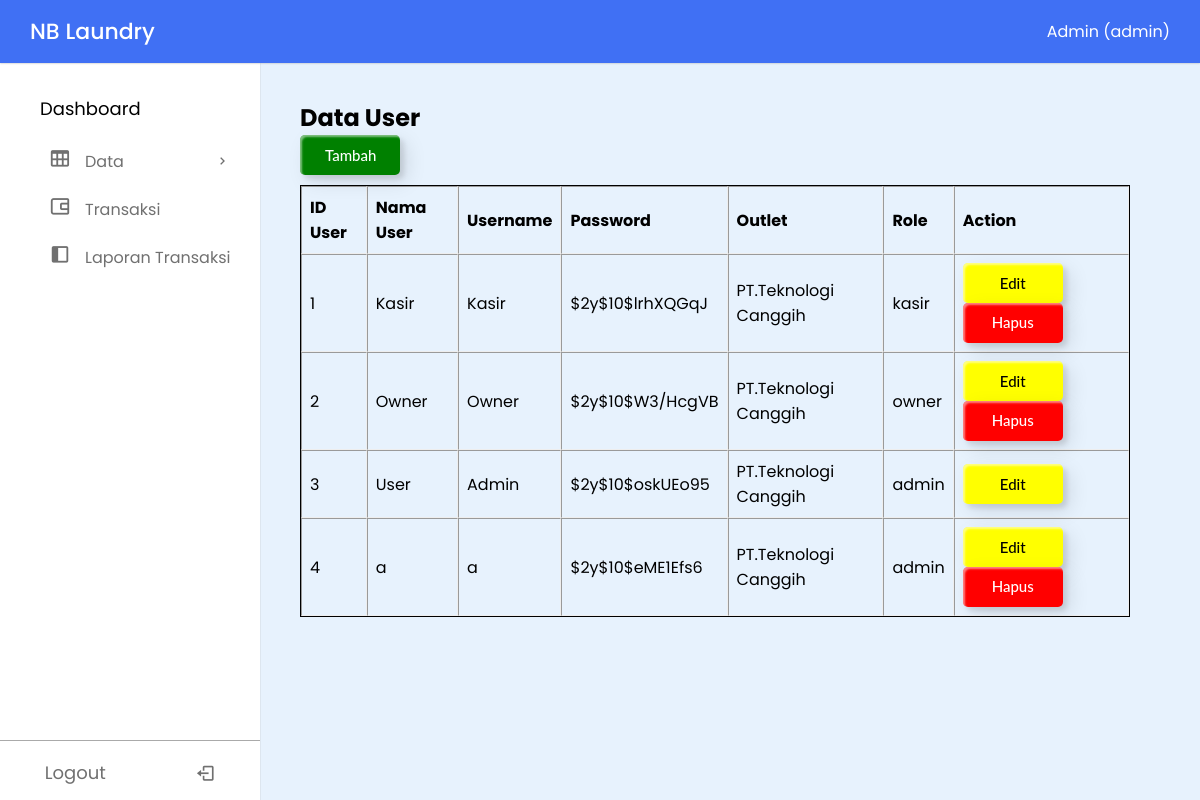
/dashboard.php?page=user (signed in), run on the app's committed database.
### tables this page shows
CREATE TABLE `tb_user` (
  `id_user` int(11) NOT NULL,
  `nama` varchar(100) NOT NULL,
  `username` varchar(30) NOT NULL,
  `password` text NOT NULL,
  `id_outlet` int(11) NOT NULL,
  `role` enum('admin','kasir','owner') NOT NULL
);

CREATE TABLE `tb_outlet` (
  `id_outlet` int(11) NOT NULL,
  `nama` varchar(100) NOT NULL,
  `alamat` text NOT NULL,
  `tlp` varchar(15) NOT NULL
);

### user/show-user.php (the view, shortened to what this page needs)
<section class="main">
    <h2>Data User</h2>
    <button type="button" class="custom-btn btn-1" onclick="openModal('modaltambah')">
        Tambah
    </button>
    <div class="myclass">
        <table border="1">
            <tr>
                <th>ID User</th>
                <th>Nama User</th>
                <th>Username</th>
                <th>Password</th>
                <th>Outlet</th>
                <th>Role</th>
                <th>Action</th>
            </tr>
            <?php
            $no = 1;
            $query = "SELECT * FROM tb_user ORDER BY id_user ASC";
            $sql_rm = mysqli_query($conn, $query) or die(mysqli_error($conn));
            while ($data = mysqli_fetch_array($sql_rm)) {
                $modal_id = "modalubah" . $data['id_user'];
            ?>
                <tr>
                    <td><?= $no++ ?></td>
                    <td><?= $data['nama'] ?></td>
                    <td><?= $data['username'] ?></td>
                    <td><?= substr($data['password'], 0, 15) ?></td>
                    <td>
                        <?php
                        $queryOutlet = "SELECT * FROM tb_outlet WHERE id_outlet='" . $data['id_outlet'] . "'";
                        $dataOutlet = mysqli_query($conn, $queryOutlet);
                        $barisOutlet = mysqli_fetch_array($dataOutlet);
                        ?>
                        <?= $barisOutlet['nama'] ?>
                    </td>
                    <td><?= $data['role'] ?></td>
                    <td>
                        <button type="button" class="custom-btn btn-2" data-member-id="<?= $data['id_user'] ?>" onclick="openModal('<?php echo $modal_id ?>')">Edit</button>
                        <?php
                        $id = $data['id_user'];
                        $hide_delete_query = "SELECT COUNT(*) as total FROM tb_detail_transaksi WHERE id_transaksi IN (SELECT id_transaksi FROM tb_transaksi WHERE id_user = '$id')";
                        $hide_delete_result = mysqli_query($conn, $hide_delete_query);
                        $hide_delete_row = mysqli_fetch_assoc($hide_delete_result);
                        $total_related_records = $hide_delete_row['total'];
                        $hide_delete = ($total_related_records > 0) ? true : false;
                        ?>
                        <?php
                        if (!$hide_delete && $_SESSION['username'] != $data['username']) {
                        ?>
                            <a href="./proses/user/proses-hapus-user.php?id_user=<?= $data['id_user'] ?>" class="custom-btn btn-3">Hapus</a>
                        <?php
                        }
                        ?>
                    </td>
                </tr>
            <?php
            }
            ?>
        </table>
</section>

### assets/css/dashboard.css (style rules this page uses)
* { margin: 0; padding: 0; box-sizing: border-box; font-family: "Poppins", sans-serif; }
:root { --white-color: #fff; --blue-color: #4070f4; --grey-color: #707070; --grey-color-light: #aaa; }
body { background-color: #e7f2fd; transition: all 0.5s ease; }
section { padding: 100px 70px 0 300px; }
.myclass { overflow-x: auto; }
table { border-spacing: 0; width: 100%; border: 1px solid; margin-top: 10px; }
th, td { text-align: left; padding: 8px; }
.custom-btn { animation: both; width: 100px; height: 40px; color: black; border-radius: 5px; padding: 10px 25px; font-family: 'Lato', sans-serif; font-weight: 500; background: transparent; cursor: pointer; transition: all 0.3s ease; position: relative; display: inline-block; box-shadow: inset 2px 2px 2px 0px rgba(255, 255, 255, .5), 7px 7px 20px 0px rgba(0, 0, 0, .1), 4px 4px 5px 0px rgba(0, 0, 0, .1); outline: none; font-size: 15px; text-decoration: none; text-align: center; }
.btn-1 { background: green; border: none; text-align: center; color: white; }
.btn-2 { background: yellow; border: none; text-align: center; color: black; }
.btn-3 { text-align: center; background: red; border: none; color: white; }

### data on the page
tb_user: nama "Kasir", username "Kasir", password "$2y$10$lrhXQGqJ", id_outlet.nama "PT.Teknologi Canggih", role "kasir"
tb_user: nama "Owner", username "Owner", password "$2y$10$W3/HcgVB", id_outlet.nama "PT.Teknologi Canggih", role "owner"
tb_user: nama "User", username "Admin", password "$2y$10$oskUEo95", id_outlet.nama "PT.Teknologi Canggih", role "admin"
tb_user: nama "a", username "a", password "$2y$10$eME1Efs6", id_outlet.nama "PT.Teknologi Canggih", role "admin"

### other printed values
$_SESSION['username'] "Admin"
$_SESSION['role'] "admin"
